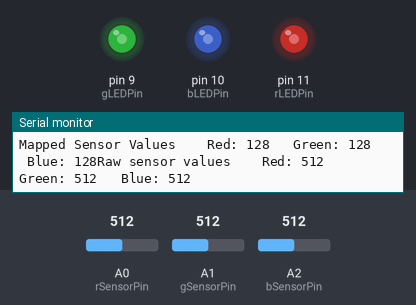
Bench run of a sketch on a simulated Arduino Uno, built with avr-gcc and run on an emulated ATmega328P. On the bench: output pins drawn as LEDs (lit = HIGH), the last lines printed to the serial monitor. The test bench sets the inputs (shaded band); at power-on: A0 (rSensorPin) = 512, A1 (gSensorPin) = 512, A2 (bSensorPin) = 512.

Above: at 1.2 s.
1.3 s: A0 (rSensorPin) set to 408
At 2.0 s:
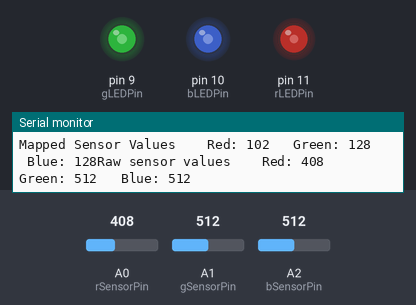
4.3 s: A0 (rSensorPin) set to 387
At 5.6 s:
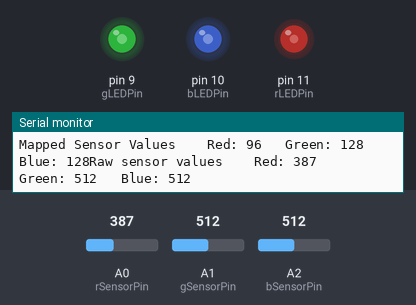
7.3 s: A1 (gSensorPin) set to 410
At 8.3 s:
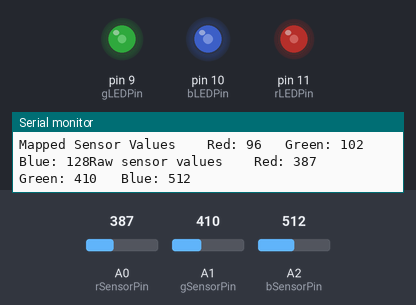
10.3 s: A1 (gSensorPin) set to 385
At 10.8 s:
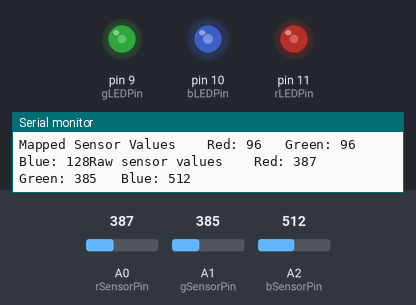
13.3 s: A2 (bSensorPin) set to 413
At 14.8 s:
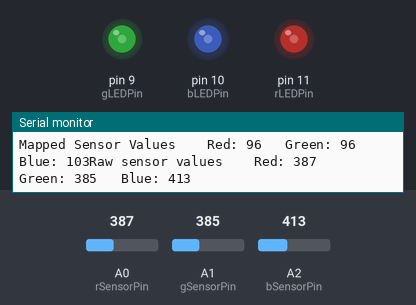
16.3 s: A2 (bSensorPin) set to 382
At 16.8 s:
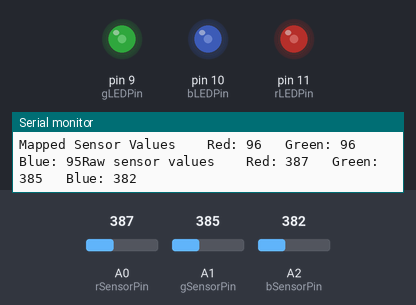
Timing chart, 0 to 19.3 s (numbered marks = the images above; inputs shaded):
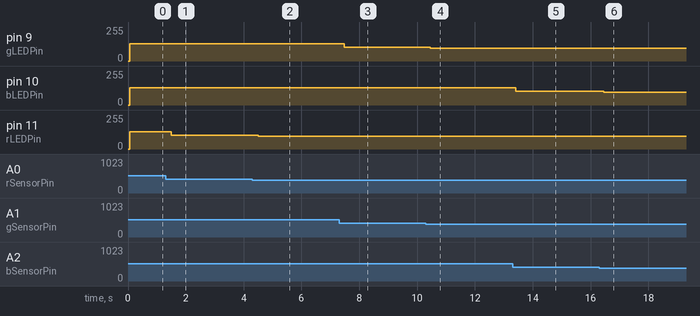

Measured:
- after the input at 1.3 s, pin 11 (rLEDPin): 128/255 → 102/255 after 0.20 s
- after the input at 4.3 s, pin 11 (rLEDPin): 102/255 → 96/255 after 0.20 s
- after the input at 7.3 s, pin 9 (gLEDPin): 128/255 → 102/255 after 0.18 s
- after the input at 10.3 s, pin 9 (gLEDPin): 102/255 → 96/255 after 0.16 s
- after the input at 13.3 s, pin 10 (bLEDPin): 128/255 → 103/255 after 0.10 s
- after the input at 16.3 s, pin 10 (bLEDPin): 103/255 → 95/255 after 0.16 s

The sketch:

color_mixing_lamp.ino
```cpp
const int gLEDPin = 9;
const int bLEDPin = 10;
const int rLEDPin = 11;

const int rSensorPin = A0;
const int gSensorPin = A1;
const int bSensorPin = A2;

int rVal = 0;
int gVal = 0;
int bVal = 0;

int rSensorVal = 0;
int gSensorVal = 0;
int bSensorVal = 0;

void setup() {
  Serial.begin(9600);

  pinMode(gLEDPin, OUTPUT);
  pinMode(rLEDPin, OUTPUT);
  pinMode(bLEDPin, OUTPUT);
}

void loop() {
  rSensorVal = analogRead(rSensorPin);
  delay(5);
  gSensorVal = analogRead(gSensorPin);
  delay(5);
  bSensorVal = analogRead(bSensorPin);
  Serial.print("Raw sensor values \t Red: ");
  Serial.print(rSensorVal);
  Serial.print("\t Green: ");
  Serial.print(gSensorVal);
  Serial.print("\t Blue: ");
  Serial.println(bSensorVal);

  rVal = rSensorVal/4;
  gVal = gSensorVal/4;
  bVal = bSensorVal/4;

  Serial.print("Mapped Sensor Values \t Red: ");
  Serial.print(rVal);
  Serial.print("\t Green: ");
  Serial.print(gVal);
  Serial.print("\t Blue: ");
  Serial.print(bVal);
  analogWrite(rLEDPin, rVal);
  analogWrite(gLEDPin, gVal);
  analogWrite(bLEDPin, bVal);
}
```
